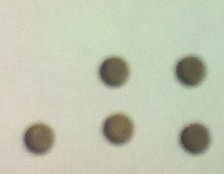
#> input picture java-eclipse/laboratorio7/src/Imagen de prueba.png, 224 x 174 px
$ python Agujeros.py 'Imagen de prueba.png'   (Python 2 division)
#> lines starting #> are read from the running program, lines starting #| are printed output that depends on the picture; after the words box and inside, x2 and y2 are one past the last pixel; in counts of white or black regions, pixels touching at a corner belong together
#!/usr/bin/python

import random
from sys import argv
from PIL import Image, ImageTk, ImageDraw

def bfs( photo, pixel, color ):

    pix = photo.load()
    w, h = photo.size

    l = []
    v = []

    original = pix[ pixel ]
    l.append( pixel )

    while len( l ) > 0:
        ( x, y ) = l.pop( 0 )
        actual = pix[x, y]
        if actual == original or actual == color:
            for dx in [ -1, 0, 1 ]:
                for dy in [ -1, 0, 1 ]:
                    i, j = ( x + dx, y + dy )
                    if i >= 0 and i < w and j >= 0 and j < h:
                        aux = pix[ i, j ]
                        if aux == original:
                            pix[ i, j ] = color
                            l.append( ( i, j ) )
                            v.append( ( i, j ) )
    return photo, v

def binary( photo, u ):

    pix = photo.load()
    w, h = photo.size

    for i in xrange( w ):
        for j in xrange( h ):

            r, g, b = pix[ i, j ]
            gray = int( ( r + g + b ) / 3 )

            if gray > u:
                pix[ i, j ] = ( 0, 0, 0 )
            else:
                pix[ i, j ] = ( 255, 255, 255 )

    return pix

def hole_detection( im ):

    w, h = im.size
    pix = binary( im, 130 )

    hor_hist = []
    vert_hist = []

    peack_h = []
    peack_v = []

    for i in range( w ):
        fil = 0
        for j in range( h ):
            fil += pix[ i, j ][ 0 ]
        hor_hist.append( fil )

    for i in range( 1, len( hor_hist ) -1 ):
        if hor_hist[ i ] > hor_hist[ i - 1 ] and hor_hist[ i ] > hor_hist[ i + 1 ]:
            peack_h.append( hor_hist[ i ] )

    print peack_h

    for i in xrange( h ):
        col = 0
        for j in xrange( w ):
            col += pix[ j, i ][ 0 ]
        vert_hist.append( col )

    for i in range( 1, len( vert_hist ) -1 ):
        if vert_hist[ i ] > vert_hist[ i - 1 ] and vert_hist[ i ] > vert_hist[ i + 1 ]:
            peack_v.append( vert_hist[ i ] )

    print peack_v

    draw( im, peack_v, peack_h )
    draw( im, vert_hist, hor_hist )

    return peack_h, peack_v

def hole( im ):

    peack_h, peack_v = hole_detection( im )

    pix = im.load()
    w, h = im.size

    for i in range( w ):
        for j in range( h ):

            color = ( random.randint( 197, 255 ), random.randint( 75, 255 ), random.randint( 140, 255 ) )

            if pix[ i, j ] == ( 255, 255, 255 ):

                imagen, coord = bfs( im, ( i, j ), color )
    return 0

def draw( photo, ver, hor ):

    d = ImageDraw.Draw( photo )
    w, h = photo.size

    for i in range( len( ver ) ):
        if ver[ i ] != 0:
            d.line( ( ( 0, i ), ( w, i ) ), ( 255, 0, 0 ) )

    for i in range( len( hor ) ):
        if hor[ i ] != 0:
            d.line( ( ( i, 0 ), ( i, h ) ), ( 0, 255, 0 ) )

    photo.show()

def main():

    image = Image.open( argv[ 1 ] ).convert( 'RGB' )

    hole( image )
#> in hole_detection, `pix = binary( im, 130 )`:
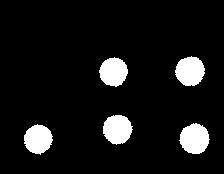
#> im: PIL image 224x174 RGB; 8.6% white; 5 white regions, box (x1, y1, x2, y2) and area: (179, 123, 210, 154) 709, (175, 56, 205, 86) 682, (103, 115, 133, 145) 676, (24, 124, 53, 155) 649, (99, 57, 128, 87) 641
#> after the loop in hole_detection, `for i in range( w ):`: hor_hist = 224 values, max 15300 at index 193, min 0 at index 0, mean 3821.6
#> after the loop in hole_detection, `for i in range( 1, len( hor_hist ) -1 ):`: peack_h = [7650, 7650, 15045, 15300]
#| [7650, 7650, 15045, 15300]
#> after the loop in hole_detection, `for i in xrange( h ):`: vert_hist = 174 values, max 21165 at index 135, min 0 at index 0, mean 4919.7
#> after the loop in hole_detection, `for i in range( 1, len( vert_hist ) -1 ):`: peack_v = [15045, 15045, 20655]
#| [15045, 15045, 20655]
#> the loop in draw, `for i in range( len( ver ) ):` made 3 passes
#> the loop in draw, `for i in range( len( hor ) ):` made 4 passes
#> in draw, `photo.show()`:
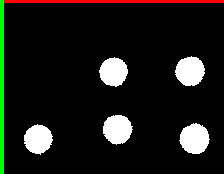
#> shown: PIL image 224x174 RGB; mean R, G, B 26.3, 26.5, 22
#> in draw (call 2), `photo.show()`:
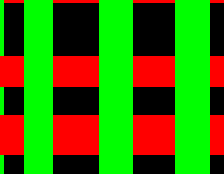
#> shown: PIL image 224x174 RGB; mean R, G, B 60.9, 114.3, 0
#> in hole, `peack_h, peack_v = hole_detection( im )`: peack_h = [7650, 7650, 15045, 15300]; peack_v = [15045, 15045, 20655]

main()
